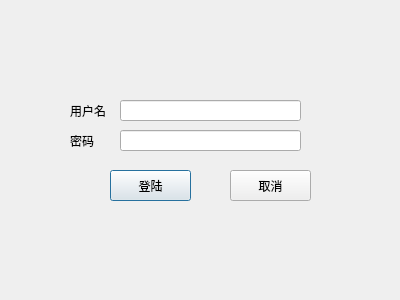
<?xml version="1.0" encoding="UTF-8"?>
<ui version="4.0">
 <class>login</class>
 <widget class="QDialog" name="login">
  <property name="geometry">
   <rect>
    <x>0</x>
    <y>0</y>
    <width>400</width>
    <height>300</height>
   </rect>
  </property>
  <property name="windowTitle">
   <string>Dialog</string>
  </property>
  <widget class="QPushButton" name="pushButton">
   <property name="geometry">
    <rect>
     <x>110</x>
     <y>170</y>
     <width>81</width>
     <height>31</height>
    </rect>
   </property>
   <property name="text">
    <string>登陆</string>
   </property>
  </widget>
  <widget class="QPushButton" name="pushButton_2">
   <property name="geometry">
    <rect>
     <x>230</x>
     <y>170</y>
     <width>81</width>
     <height>31</height>
    </rect>
   </property>
   <property name="text">
    <string>取消</string>
   </property>
  </widget>
  <widget class="QLineEdit" name="lineEdit">
   <property name="geometry">
    <rect>
     <x>120</x>
     <y>130</y>
     <width>181</width>
     <height>21</height>
    </rect>
   </property>
  </widget>
  <widget class="QLineEdit" name="lineEdit_2">
   <property name="geometry">
    <rect>
     <x>120</x>
     <y>100</y>
     <width>181</width>
     <height>21</height>
    </rect>
   </property>
  </widget>
  <widget class="QLabel" name="label">
   <property name="geometry">
    <rect>
     <x>70</x>
     <y>100</y>
     <width>41</width>
     <height>21</height>
    </rect>
   </property>
   <property name="text">
    <string>用户名</string>
   </property>
  </widget>
  <widget class="QLabel" name="label_2">
   <property name="geometry">
    <rect>
     <x>70</x>
     <y>130</y>
     <width>41</width>
     <height>21</height>
    </rect>
   </property>
   <property name="text">
    <string>密码</string>
   </property>
  </widget>
 </widget>
 <resources/>
 <connections/>
</ui>
